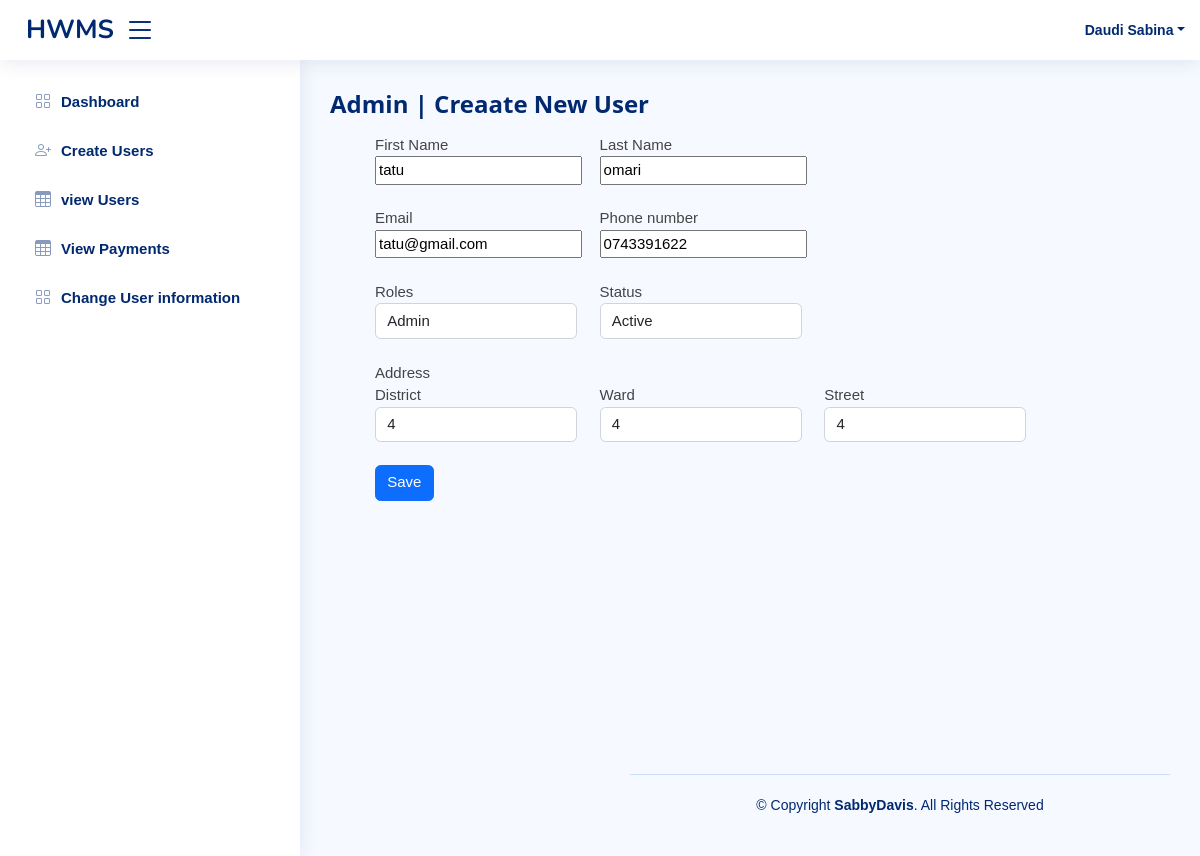
Page /admin/update_user.php?update=21 (signed in) on the committed database.
### tables this page shows
CREATE TABLE IF NOT EXISTS `users` (
  `user_id` int NOT NULL AUTO_INCREMENT,
  `fname` varchar(100) NOT NULL,
  `lname` varchar(100) NOT NULL,
  `email` varchar(100) NOT NULL,
  `password` varchar(255) NOT NULL DEFAULT '$2y$10$9nynCknZcZ/IgqjGDsIog.LIux8bWUsGW6ZMW5t.SkREPcNv5zlXi',
  `address_id` int NOT NULL,
  `contact` varchar(50) NOT NULL,
  `status` int NOT NULL DEFAULT '4',
  `role_id` int NOT NULL DEFAULT '1',
  PRIMARY KEY (`user_id`),
  KEY `role_id` (`role_id`),
  KEY `address_id` (`address_id`),
  KEY `status` (`status`)
);

CREATE TABLE IF NOT EXISTS `roles` (
  `id` int NOT NULL AUTO_INCREMENT,
  `name` varchar(100) NOT NULL,
  PRIMARY KEY (`id`)
);

### admin/updateuser_logic.php (called while the page is built, shortened)
<?php
require "../app/connection.php";
if (isset($_GET['update'])) {
    $user_id = $_GET['update'];
    $select = "SELECT * FROM users where user_id = $user_id";
    $result = mysqli_query($con, $select);
    if (mysqli_num_rows($result) > 0) {
        $user = mysqli_fetch_assoc($result);
        $role_id =$user['role_id'];
        $select_role1 = "SELECT * FROM roles WHERE id = $role_id";
        $result_role1 = mysqli_query($con, $select_role1);
        if ($row1 = mysqli_num_rows($result_role1)>0) {
            $rname1 = mysqli_fetch_assoc($result_role1);
                $rolename1 = $rname1['name'];
        }
    }
}
$fname = $lname = $email = $pnumber = $roles = $status = $district = $ward = $street =  "";

### admin/update_user.php (the view, shortened to what this page needs)
<?php
require "./updateuser_logic.php";
$user_id = $_SESSION['id'];
if (empty($user_id)) {
    header('location:../index.php');
} else {
    $query = "select * from users where user_id =$user_id ";
    $send = mysqli_query($con, $query);
    $rows = mysqli_fetch_assoc($send);
}
?>
<!DOCTYPE html>
<html lang="en">
<head>
    <link href="../assets/vendor/bootstrap/css/bootstrap.min.css" rel="stylesheet">
    <link href="../assets/vendor/bootstrap-icons/bootstrap-icons.css" rel="stylesheet">
    <link href="../assets/vendor/boxicons/css/boxicons.min.css" rel="stylesheet">
    <link href="../assets/vendor/quill/quill.snow.css" rel="stylesheet">
    <link href="../assets/vendor/quill/quill.bubble.css" rel="stylesheet">
    <link href="../assets/vendor/remixicon/remixicon.css" rel="stylesheet">
    <link href="../assets/vendor/simple-datatables/style.css" rel="stylesheet">
    <link href="../assets/css/style.css" rel="stylesheet">
    <link rel="stylesheet" href="../assets/css/w3.css">
</head>
<body>
    <header id="header" class="header fixed-top d-flex align-items-center">
        <div class="d-flex align-items-center justify-content-between">
            <a class="logo d-flex align-items-center">
                <span class="d-none d-lg-block">HWMS</span>
                <i class="bi bi-list toggle-sidebar-btn "></i>
            </a>
        </div>
        <nav class="header-nav ms-auto">
            <ul class="d-flex align-items-center">
                <li class="nav-item dropdown pe-3">
                    <a class="nav-link nav-profile d-flex align-items-center pe-0" href="#" data-bs-toggle="dropdown">
                        <span class="d-none d-md-block dropdown-toggle ps-2"> <?php echo $rows['lname'] . " " . $rows['fname']; ?></span>
                    </a>
                </li>
            </ul>
        </nav>
    </header>
    <aside id="sidebar" class="sidebar">
        <ul class="sidebar-nav" id="sidebar-nav">
            <li class="nav-item">
                <a class="nav-link collapsed" href="adminDashboard.php">
                    <i class="bi bi-grid"></i>
                    <span>Dashboard</span>
                </a>
            </li>
            <li class="nav-item">
                <a class="nav-link collapsed" href="add_user.php">
                    <i class="bi bi-person-plus"></i>
                    <span>Create Users</span>
                </a>
            </li>
            <li class="nav-item">
                <a class="nav-link collapsed" href="users.php">
                    <i class="bi bi-table"></i>
                    <span>view Users</span>
                </a>
            </li>
            <li class="nav-item">
                <a class="nav-link collapsed" href="payment.php">
                    <i class="bi bi-table"></i>
                    <span>View Payments</span>
                </a>
            </li>
            <li class="nav-item">
                <a class="nav-link collapsed" href="status_change.php">
                    <i class="bi bi-grid"></i>
                    <span>Change User information</span>
                </a>
            </li>
        </ul>
    </aside>
    <main id="main" class="main">
        <div class="pagetitle">
            <h1>Admin | Creaate New User</h1>
        </div>
        <section class="section background-dark" style="height:80vh;">
            <div class="row">
                <div class="container">
                    <div class="row justify-content">
                        <div class="col-md-10">
                            <div class="ms-5">
                                <form action="" method="post">
                                    <div class="form-group col-md-12">
                                        <div class="row">
                                            <div class="col-md-4">
                                                <label for="">First Name</label>
                                                <input type="text" name="fname" value="<?php echo $user['fname']; ?> " class="from-control">
                                            </div>
                                            <div class="col-md-4">
                                                <label for="">Last Name</label>
                                                <input type="text" name="lname" value="<?php echo $user['lname']; ?>" class="from-control">
                                            </div>
                                        </div>
                                    </div>
                                    <div class="form-group col-md-12 mt-4">
                                        <div class="row">
                                            <div class="col-md-4">
                                                <label for="">Email</label>
                                                <input type="text" name="email" value="<?php echo $user['email']; ?>" class="from-control">
                                            </div>
                                            <div class="col-md-4">
                                                <label for="">Phone number</label>
                                                <input type="text" name="pnumber" value="<?php echo $user['contact'];?>" class="from-control">
                                            </div>
                                        </div>
                                    </div>
                                    <div class="form-group col-md-12 mt-4">
                                        <div class="row">
                                            <div class="col-md-4">
                                                <label for="">Roles</label>
                                                <select name="roles" id="" class="form-control">
                                                    <option value="<?php echo $roles; ?>"><?php echo $rolename1 ?></option>
                                                </select>
                                            </div>
                                            <div class="col-md-4">
                                                <label for="">Status</label>
                                                <select name="status" id="" class="form-control">
                                                    <option value="0">Active</option>
                                                </select>
                                            </div>
                                        </div>
                                        <div class="form-group col-md-12 mt-4">
                                            <div class="row">
                                                <label for="">Address</label>
                                                <div class="col-md-4">
                                                    <label for="">District</label>
                                                    <select name="district" id="" class="form-control">
                                                        <option value="<?php echo $user['address_id']; ?>"><?php echo $user['address_id']; ?></option>>
                                                    </select>
                                                </div>
                                                <div class="col-md-4">
                                                    <label for="">Ward</label>
                                                    <select name="ward" id="" class="form-control">
                                                        <option value="<?php echo $user['address_id']; ?>"><?php echo $user['address_id']; ?></option>
                                                    </select>
                                                </div>
                                                <div class="col-md-4">
                                                    <label for="">Street</label>
                                                    <select name="street" id="" class="form-control">
                                                    <option value="<?= $user['address_id']; ?> "><?php echo $user['address_id']; ?></option>
                                                    </select>
                                                </div>
                                            </div>
                                        </div>
                                        <div class="form-group col-md-12 mt-4">
                                            <div class="row">
                                                <div class="col-md-4">
                                                    <button type="submit" class="btn btn-primary" name="update">Save</button>
                                                </div>
                                            </div>
                                        </div>
                                    </div>
                                </form>
                            </div>
                        </div>
                    </div>
                </div>
            </div>
        </section>
        <footer id="footer" class="footer">
            <div class="copyright">
                &copy; Copyright <strong><span>SabbyDavis</span></strong>. All Rights Reserved
            </div>
        </footer>
</body>
</html>

### assets/css/style.css (style rules this page uses)
:root { scroll-behavior: smooth; }
body { font-family: "Open Sans", sans-serif; background: #f6f9ff; color: #444444; }
a { color: #4154f1; text-decoration: none; }
h1, h2, h3, h4, h5, h6 { font-family: "Nunito", sans-serif; }
#main { margin-top: 60px; padding: 20px 30px; transition: all 0.3s; }
.pagetitle { margin-bottom: 10px; }
.pagetitle h1 { font-size: 24px; margin-bottom: 0; font-weight: 600; color: #012970; }
.logo { line-height: 1; }
@media (min-width: 1200px) { .logo { width: 280px; } }
.logo span { font-size: 26px; font-weight: 700; color: #012970; font-family: "Nunito", sans-serif; }
.header { transition: all 0.5s; z-index: 997; height: 60px; box-shadow: 0px 2px 20px rgba(1, 41, 112, 0.1); background-color: #fff; padding-left: 20px; }
.header .toggle-sidebar-btn { font-size: 32px; padding-left: 10px; cursor: pointer; color: #012970; }
.header-nav ul { list-style: none; }
.header-nav>ul { margin: 0; padding: 0; }
.header-nav .nav-profile { color: #012970; }
.header-nav .nav-profile span { font-size: 14px; font-weight: 600; }
.sidebar { position: fixed; top: 60px; left: 0; bottom: 0; width: 300px; z-index: 996; transition: all 0.3s; padding: 20px; overflow-y: auto; scrollbar-width: thin; scrollbar-color: #aab7cf transparent; box-shadow: 0px 0px 20px rgba(1, 41, 112, 0.1); background-color: #fff; }
@media (min-width: 1200px) { #main, #footer { margin-left: 300px; } }
.sidebar-nav { padding: 0; margin: 0; list-style: none; }
.sidebar-nav li { padding: 0; margin: 0; list-style: none; }
.sidebar-nav .nav-item { margin-bottom: 5px; }
.sidebar-nav .nav-link { display: flex; align-items: center; font-size: 15px; font-weight: 600; color: #4154f1; transition: 0.3; background: #f6f9ff; padding: 10px 15px; border-radius: 4px; }
.sidebar-nav .nav-link i { font-size: 16px; margin-right: 10px; color: #4154f1; }
.sidebar-nav .nav-link.collapsed { color: #012970; background: #fff; }
.sidebar-nav .nav-link.collapsed i { color: #899bbd; }
.footer { padding: 20px 0; font-size: 14px; transition: all 0.3s; border-top: 1px solid #cddfff; }
.footer .copyright { text-align: center; color: #012970; }

### assets/css/w3.css (style rules this page uses)
*,*:before,*:after { box-sizing:inherit }
html { -ms-text-size-adjust:100%;-webkit-text-size-adjust:100% }
body { margin:0 }
article,aside,details,figcaption,figure,footer,header,main,menu,nav,section { display:block }
a { background-color:transparent }
b,strong { font-weight:bolder }
button,input,select,textarea,optgroup { font:inherit;margin:0 }
button,input { overflow:visible }
button,select { text-transform:none }
button,[type=button],[type=reset],[type=submit] { -webkit-appearance:button }
html,body { font-family:Verdana,sans-serif;font-size:15px;line-height:1.5 }
html { overflow-x:hidden }
h1 { font-size:36px }
h1,h2,h3,h4,h5,h6 { font-family:"Segoe UI",Arial,sans-serif;font-weight:400;margin:10px 0 }
a { color:inherit }
.w3-main,#main { transition:margin-left .4s }

### rows in the picture
users: lname "Daudi", fname "Sabina"
users: fname "tatu", lname "omari", email "tatu@gmail.com", pnumber "0743391622", district "4", ward "4", street "4"
roles: roles "Admin"
